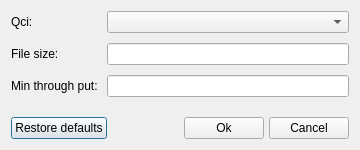
<?xml version="1.0" encoding="UTF-8"?>
<ui version="4.0">
 <class>FtpDlForm</class>
 <widget class="QDialog" name="FtpDlForm">
  <property name="geometry">
   <rect>
    <x>0</x>
    <y>0</y>
    <width>360</width>
    <height>150</height>
   </rect>
  </property>
  <property name="windowTitle">
   <string>FtpDownlink Settings</string>
  </property>
  <layout class="QVBoxLayout" name="verticalLayout">
   <item>
    <layout class="QFormLayout" name="formLayout">
     <property name="verticalSpacing">
      <number>10</number>
     </property>
     <item row="1" column="0">
      <widget class="QLabel" name="label_2">
       <property name="text">
        <string>File size:</string>
       </property>
      </widget>
     </item>
     <item row="2" column="0">
      <widget class="QLabel" name="label_3">
       <property name="text">
        <string>Min through put: </string>
       </property>
      </widget>
     </item>
     <item row="0" column="0">
      <widget class="QLabel" name="label">
       <property name="text">
        <string>Qci:</string>
       </property>
      </widget>
     </item>
     <item row="1" column="1">
      <widget class="QLineEdit" name="fileSize"/>
     </item>
     <item row="2" column="1">
      <widget class="QLineEdit" name="minThroughPut"/>
     </item>
     <item row="0" column="1">
      <widget class="QComboBox" name="qciComboBox"/>
     </item>
    </layout>
   </item>
   <item>
    <layout class="QHBoxLayout" name="horizontalLayout">
     <property name="spacing">
      <number>5</number>
     </property>
     <item>
      <widget class="QPushButton" name="restoreButton">
       <property name="text">
        <string>Restore defaults</string>
       </property>
      </widget>
     </item>
     <item>
      <spacer name="horizontalSpacer">
       <property name="orientation">
        <enum>Qt::Horizontal</enum>
       </property>
       <property name="sizeHint" stdset="0">
        <size>
         <width>40</width>
         <height>20</height>
        </size>
       </property>
      </spacer>
     </item>
     <item>
      <widget class="QPushButton" name="okButton">
       <property name="text">
        <string>Ok</string>
       </property>
      </widget>
     </item>
     <item>
      <widget class="QPushButton" name="cancelButton">
       <property name="text">
        <string>Cancel</string>
       </property>
      </widget>
     </item>
    </layout>
   </item>
  </layout>
 </widget>
 <resources/>
 <connections/>
</ui>
